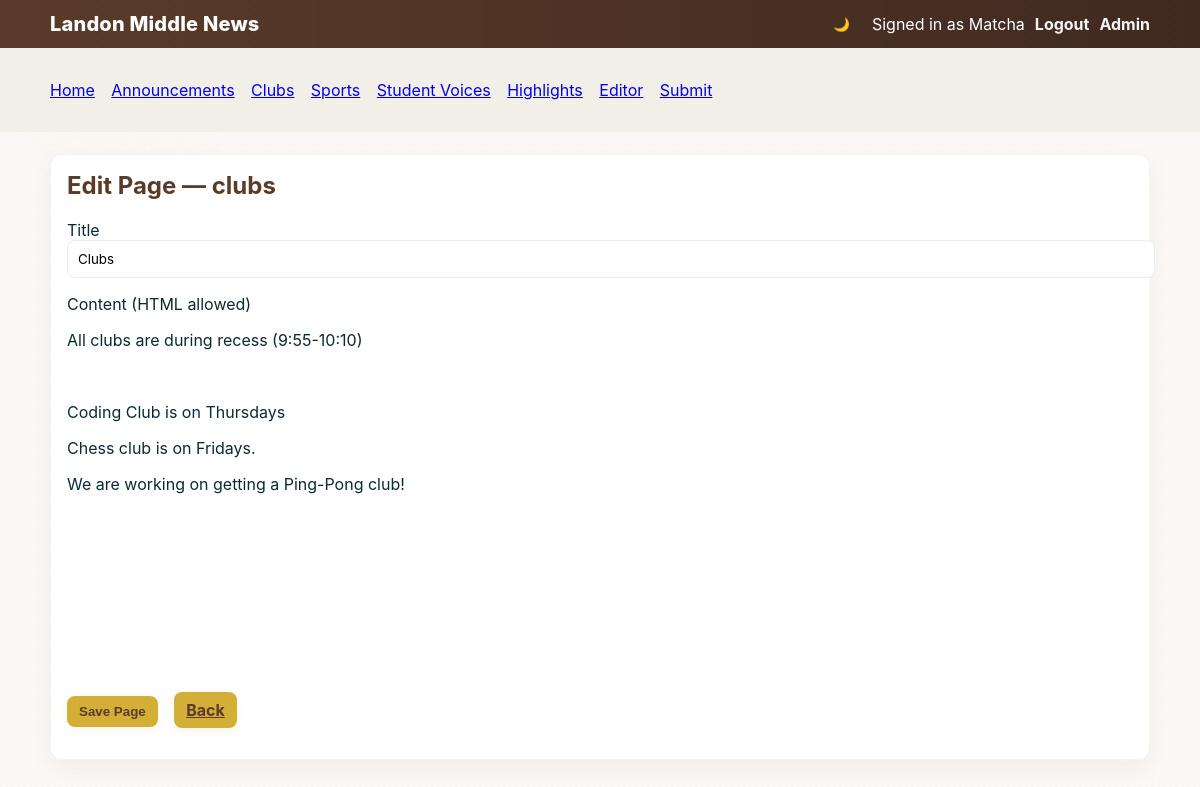
Page /admin/pages/clubs/edit (signed in) on the committed database.
### tables this page shows
CREATE TABLE pages (
            id INTEGER PRIMARY KEY AUTOINCREMENT,
            slug TEXT UNIQUE NOT NULL,
            title TEXT NOT NULL,
            content TEXT,
            updated_at TIMESTAMP DEFAULT CURRENT_TIMESTAMP
        );

### app.py (the view, shortened to what this page needs)
@app.route('/admin/pages/<slug>/edit', methods=['GET', 'POST'])
@requires_admin
def admin_edit_page(slug):
    conn = get_db_connection()
    cur = conn.cursor()
    cur.execute('SELECT * FROM pages WHERE slug = ?', (slug,))
    page = cur.fetchone()
    if not page:
        conn.close()
        flash('Page not found')
        return redirect(url_for('admin_pages'))
    conn.close()
    return render_template('admin_edit_page.html', page=page)

### app.py (called while the page is built)
def get_db_connection():
    conn = sqlite3.connect(DB_PATH)
    conn.row_factory = sqlite3.Row
    return conn

def requires_admin(fn):
    from functools import wraps
    @wraps(fn)
    def wrapper(*args, **kwargs):
        user = session.get("user")
        if not user or user.get("role") != "admin":
            flash("Administrator access required")
            return redirect(url_for("login"))
        return fn(*args, **kwargs)
    return wrapper

### templates/admin_edit_page.html (shortened to what this page needs)
{% extends "layout.html" %}
{% block content %}
<div class="card">
  <h2>Edit Page — {{ page.slug }}</h2>
  <form method="post">
    <label>Title<br>
      <input type="text" name="title" value="{{ page.title }}" style="width:100%" required>
    </label>
    <p>
      <label>Content (HTML allowed)<br>
        <div id="quill-editor" style="height:350px;border-radius:6px">{{ page.content|safe }}</div>
      </label>
    </p>
    <p>
      <button class="btn" type="submit">Save Page</button>
      <a href="/admin/pages" style="margin-left:12px" class="btn">Back</a>
    </p>
  </form>
</div>
<link href="https://cdn.quilljs.com/1.3.6/quill.snow.css" rel="stylesheet">
{% endblock %}

### templates/layout.html (style rules this page uses)
:root { --brand:#5a3b2a;--accent:#d4af37;--bg:#fbf8f5;--card:#ffffff;--muted:#6b5a4a;--text:#0b2a33 }
html,body { height:100%; }
body { font-family:Inter, ui-sans-serif, system-ui, -apple-system, "Segoe UI", Roboto, "Helvetica Neue", Arial; margin:0; padding:0; background:var(--bg); color:var(--text);transition:background-color .25s,color .25s }
.btn { background:var(--accent);color:var(--brand);padding:8px 12px;border-radius:8px;border:none;cursor:pointer;font-weight:700;box-shadow:0 3px 8px rgba(212,175,55,0.12) }
.card { background:var(--card);border-radius:12px;padding:16px;box-shadow:0 8px 24px rgba(90,59,42,0.06);border:1px solid rgba(90,59,42,0.06) }
h1,h2,h3 { color:var(--brand);margin-top:0 }
body::before { content:"";position:fixed;inset:0;z-index:-1;pointer-events:none;background-image:radial-gradient(circle at 10% 10%, rgba(212,175,55,0.03), transparent 10%), linear-gradient(135deg, rgba(0,0,0,0.02) 0px, rgba(0,0,0,0.02) 1px, transparent 1px);background-size:100% 100%, 6px 6px; }
.card, .btn, .topbar, nav.site-nav, .flash { transition:background-color .2s,box-shadow .2s,color .2s }
input[type=text], textarea { font-family:inherit;padding:10px;border:1px solid #e6eef2;border-radius:8px;width:100% }

### rows in the picture
pages: slug "clubs", title "Clubs", content "All clubs are during recess (9:55-10:10) Coding Club is on Thursdays Chess club is on Fridays. We are working on getting a Ping-Pong club!"

### other values in the picture
{{ session.user.username }} "Matcha"
